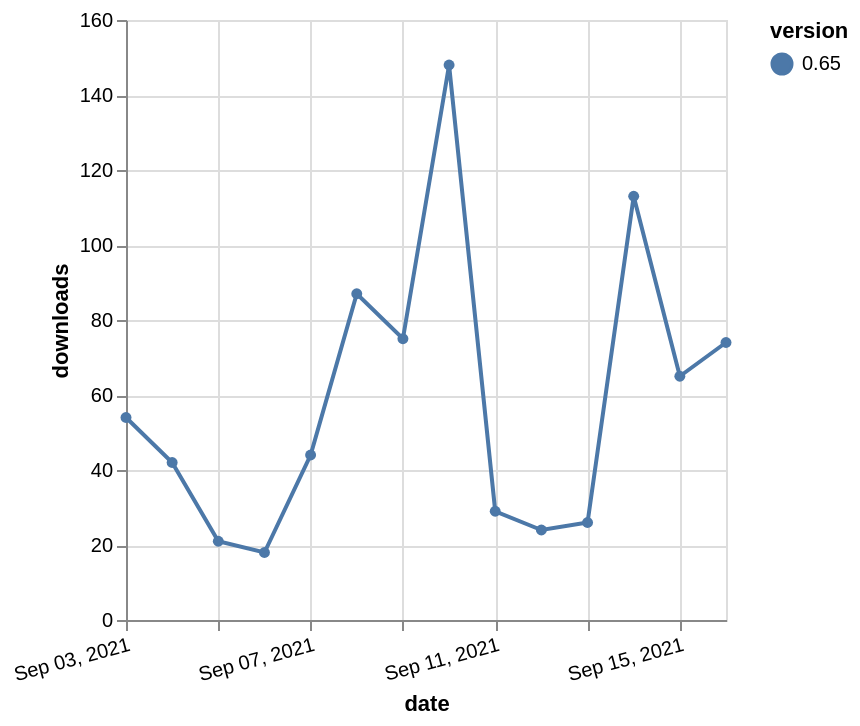

Write a Vega-Lite specification for this figure.
### Vega-Lite specification from a JSON file in a GitHub repository (floating-point values rounded to 4 significant figures)
{"$schema": "https://vega.github.io/schema/vega-lite/v5.json", "description": "A simple bar chart with embedded data.", "data": {"values": [{"date": "2021-09-03", "total": 78601, "delta": 54, "version": "0.65"}, {"date": "2021-09-04", "total": 78643, "delta": 42, "version": "0.65"}, {"date": "2021-09-05", "total": 78664, "delta": 21, "version": "0.65"}, {"date": "2021-09-06", "total": 78682, "delta": 18, "version": "0.65"}, {"date": "2021-09-07", "total": 78726, "delta": 44, "version": "0.65"}, {"date": "2021-09-08", "total": 78813, "delta": 87, "version": "0.65"}, {"date": "2021-09-09", "total": 78888, "delta": 75, "version": "0.65"}, {"date": "2021-09-10", "total": 79036, "delta": 148, "version": "0.65"}, {"date": "2021-09-11", "total": 79065, "delta": 29, "version": "0.65"}, {"date": "2021-09-12", "total": 79089, "delta": 24, "version": "0.65"}, {"date": "2021-09-13", "total": 79115, "delta": 26, "version": "0.65"}, {"date": "2021-09-14", "total": 79228, "delta": 113, "version": "0.65"}, {"date": "2021-09-15", "total": 79293, "delta": 65, "version": "0.65"}, {"date": "2021-09-16", "total": 79367, "delta": 74, "version": "0.65"}]}, "width": "container", "mark": {"type": "line", "point": {"filled": true}}, "encoding": {"x": {"field": "date", "type": "temporal", "timeUnit": "yearmonthdate", "title": "date", "axis": {"labelAngle": -15}}, "y": {"field": "delta", "type": "quantitative", "title": "downloads"}, "color": {"field": "version", "type": "nominal"}, "tooltip": {"field": "delta"}}}
